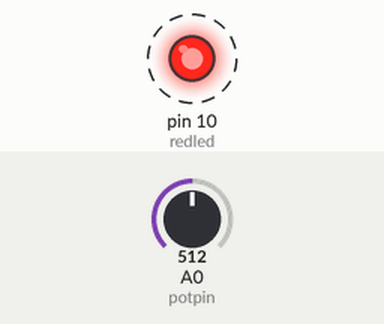
Recording of a sketch running on a simulated Arduino Uno, built with avr-gcc and run on an emulated ATmega328P. On the bench: output pins drawn as LEDs (lit = HIGH). Dashed ring = blinking. The inputs (shaded band) are chosen by the test bench; at power-on: A0 (potpin) = 512.

Above: at 0.99 s.
1.3 s: A0 (potpin) set to 1023
At 1.48 s:
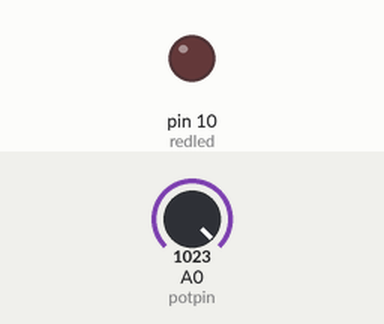
At 2.7 s:
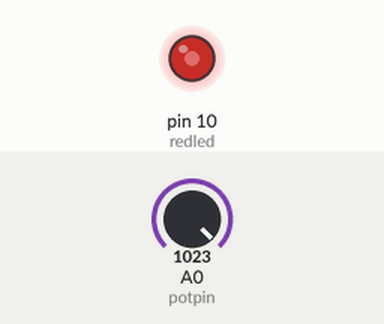
3.0 s: A0 (potpin) set to 1005
6.0 s: A0 (potpin) set to 511
Timing chart, 0 to 15.0 s (numbered marks = the images above; inputs shaded):
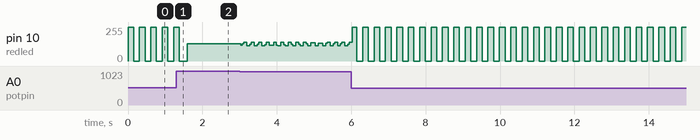

The sketch:

work_practice_potentiometer.ino
```cpp
  int potpin=A0;
  int redled=10;
  int Readvalue;
  float Writevalue;
  float voltage;


void setup() {
  Serial.begin(9600);
  pinMode(potpin,INPUT);
  pinMode(redled,OUTPUT);
  // put your setup code here, to run once:

}

void loop()
{
 Readvalue= analogRead(potpin);            // reads  potentiometer (value between 0 and 1023)
 Readvalue = map(Readvalue, 0, 1023, 300, 5);     // scale i(value between 0 and 180)
 digitalWrite(redled, HIGH);
 delay(Readvalue);
 digitalWrite(redled, LOW);
 delay(Readvalue);

  // put your main code here, to run repeatedly:

}
```

Measured:
- by itself, pin 10 (redled): alternates 255/255 for 0.15 s and 0/255 for 0.15 s
